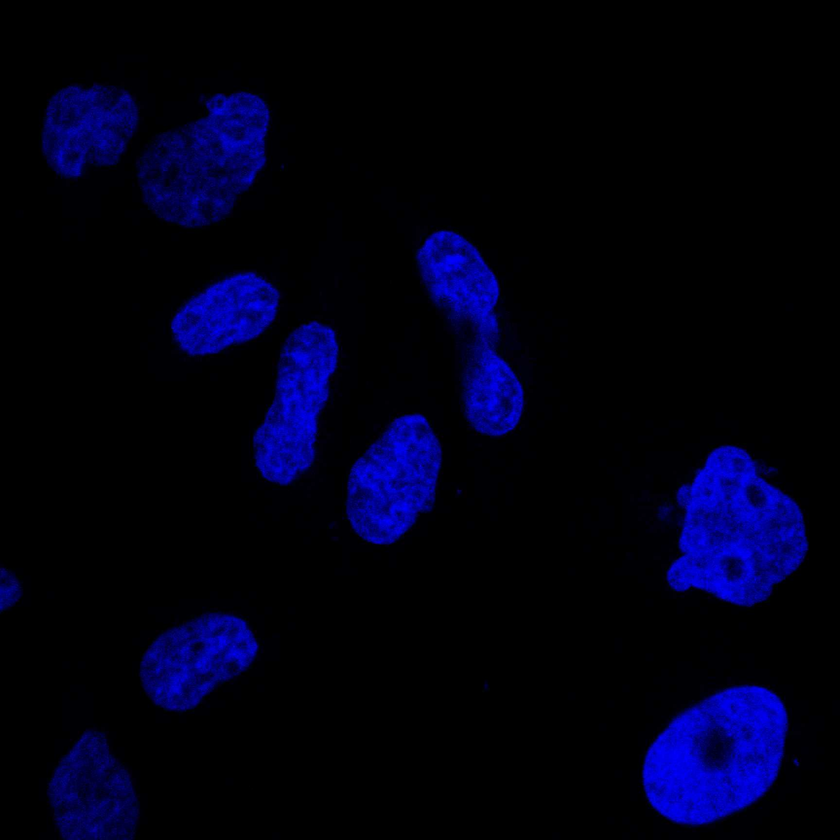
%> input picture HPA_data/IF/HPAdata/57_F11_1_blue.png, 840 x 840 px, shrunk from 1728 x 1728 before the run
$ octave --eval "result = getcellimg(imread('../../../../../../../HPA_data/IF/HPAdata/57_F11_1_blue.png'));"   (GNU Octave 9; MATLAB toolbox functions it lacks are replaced by stand-ins)
%> lines starting %> are read from the running program, lines starting %| are printed output that depends on the picture; in (x1, y1, x2, y2) boxes, pixels count from 0 and x2, y2 are one past the last pixel; in counts of white or black regions, pixels touching at a corner belong together; the program's own positions count from 1
function img = getcellimg( img)

img = imfilter(img,[3 3]);
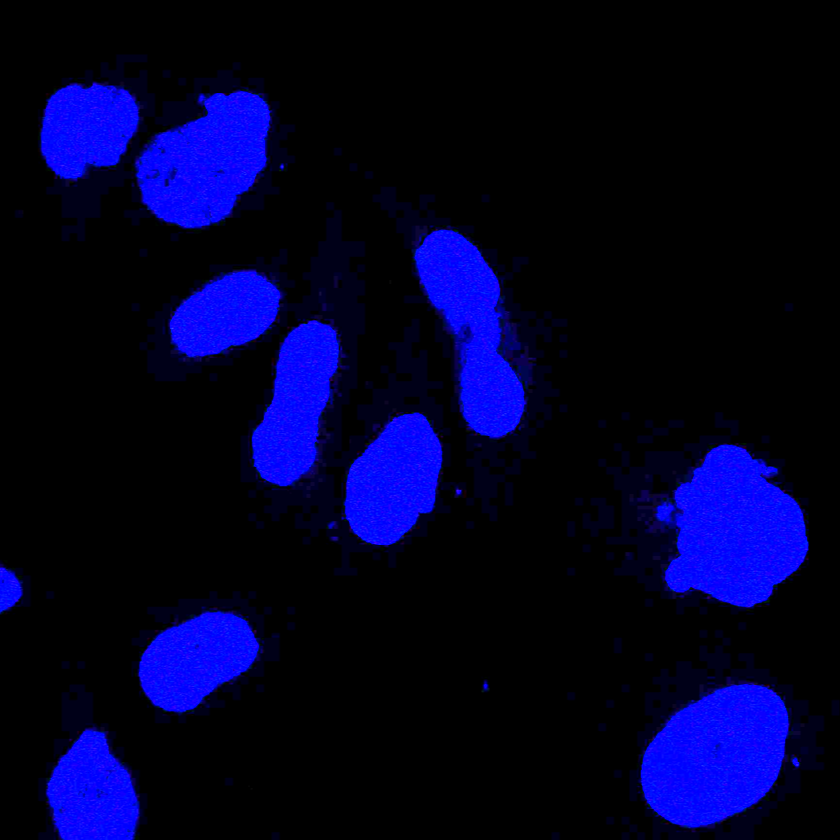
%> img: size 840x840x3 uint8; mean R, G, B 1.4, 1.1, 41

[c b] = imhist(img);
%> c = 256 values, max 1749191 at index 1, min 0 at index 2, mean 8268.8; b = 256 values from 0 to 255
[a ind] = max(c);
%> a = 1749191; ind = 1

st = ceil(std(double(img(img>min(img(:))))));
%> st = 108

% [5 lines of commented-out code are left out]

img(img>st) = st+1;
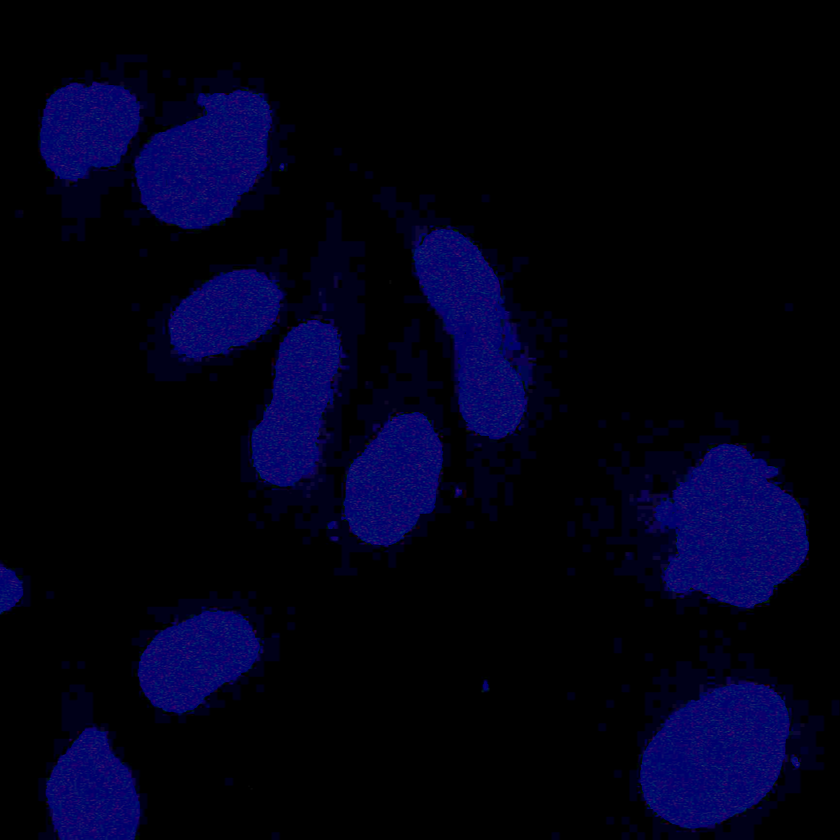
%> img: size 840x840x3 uint8; 15.03% of pixels changed, all inside (x1, y1, x2, y2) = (0, 82, 809, 840)

$ run again, on HPA_data/IF/HPAdata/57_F11_1_green.png
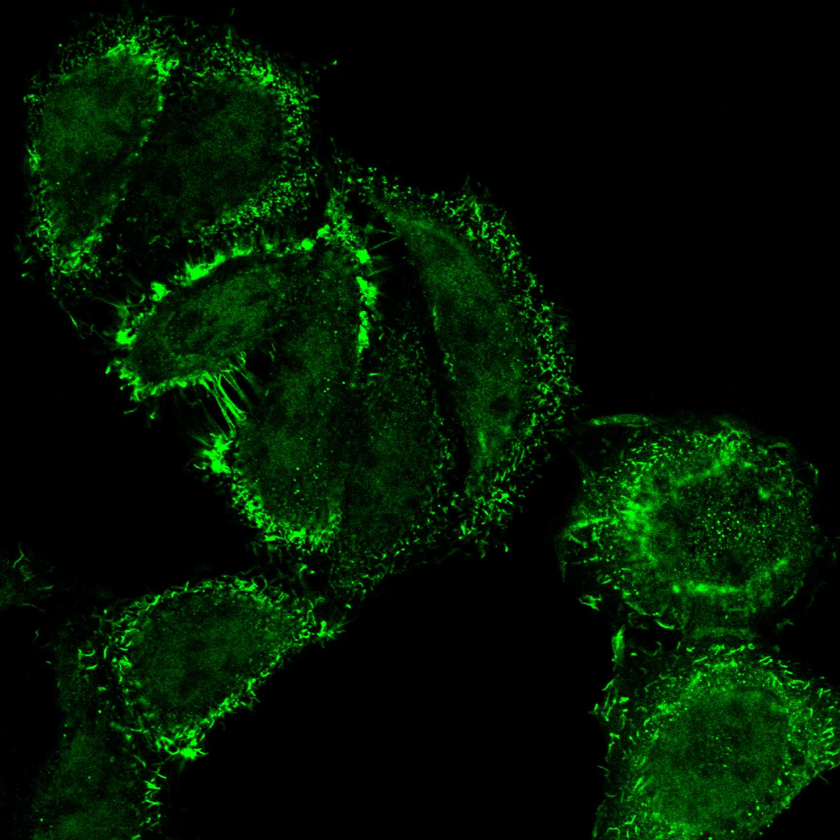
%> input picture HPA_data/IF/HPAdata/57_F11_1_green.png, 840 x 840 px, shrunk from 1728 x 1728 before the run
%> in getcellimg, `img = imfilter(img,[3 3]);`:
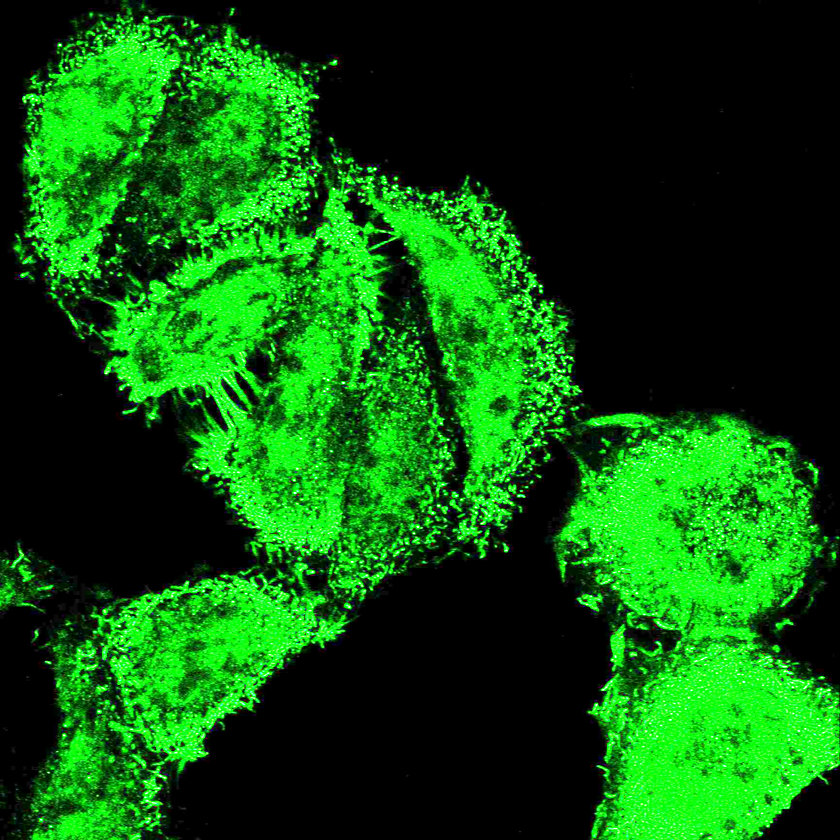
%> img: size 840x840x3 uint8; mean R, G, B 12.1, 85, 12.6
%> c = 256 values, max 1139688 at index 1, min 0 at index 2, mean 8268.8; b = 256 values from 0 to 255
%> a = 1139688; ind = 1
%> st = 89
%> in getcellimg, `img(img>st) = st+1;`:
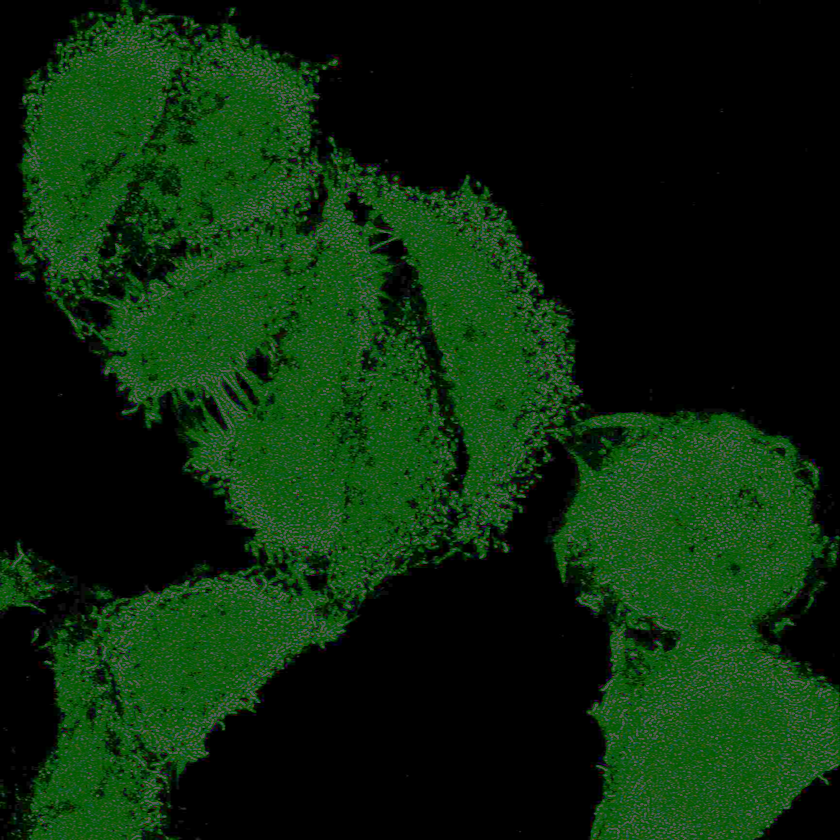
%> img: size 840x840x3 uint8; mean R, G, B 11.3, 39.8, 11.7

$ run again, on HPA_data/IF/HPAdata/57_F11_1_red.png
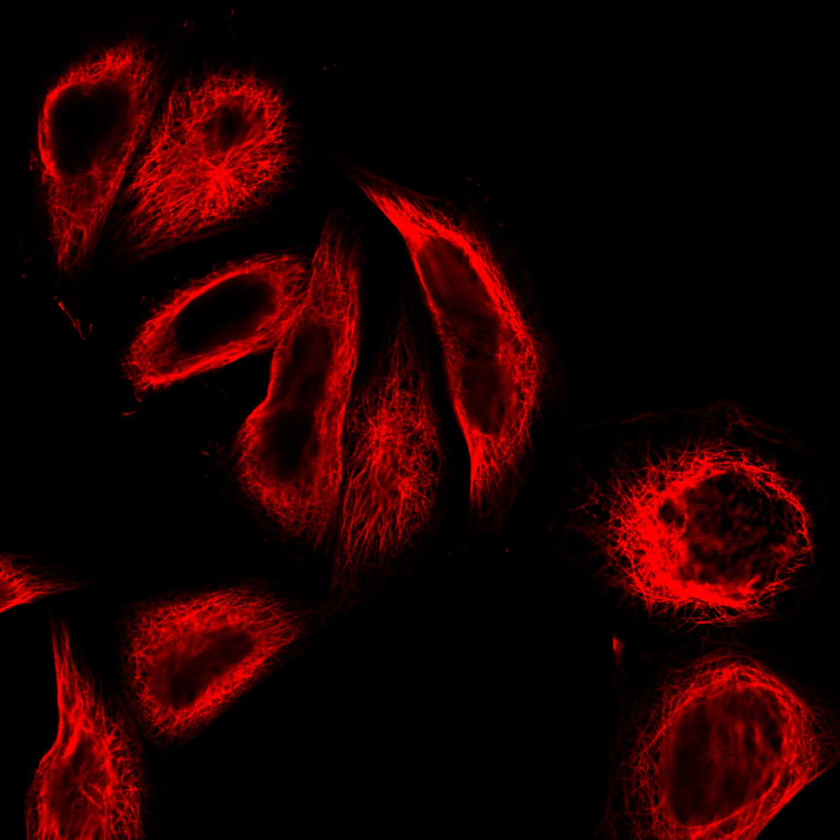
%> input picture HPA_data/IF/HPAdata/57_F11_1_red.png, 840 x 840 px, shrunk from 1728 x 1728 before the run
%> in getcellimg, `img = imfilter(img,[3 3]);`:
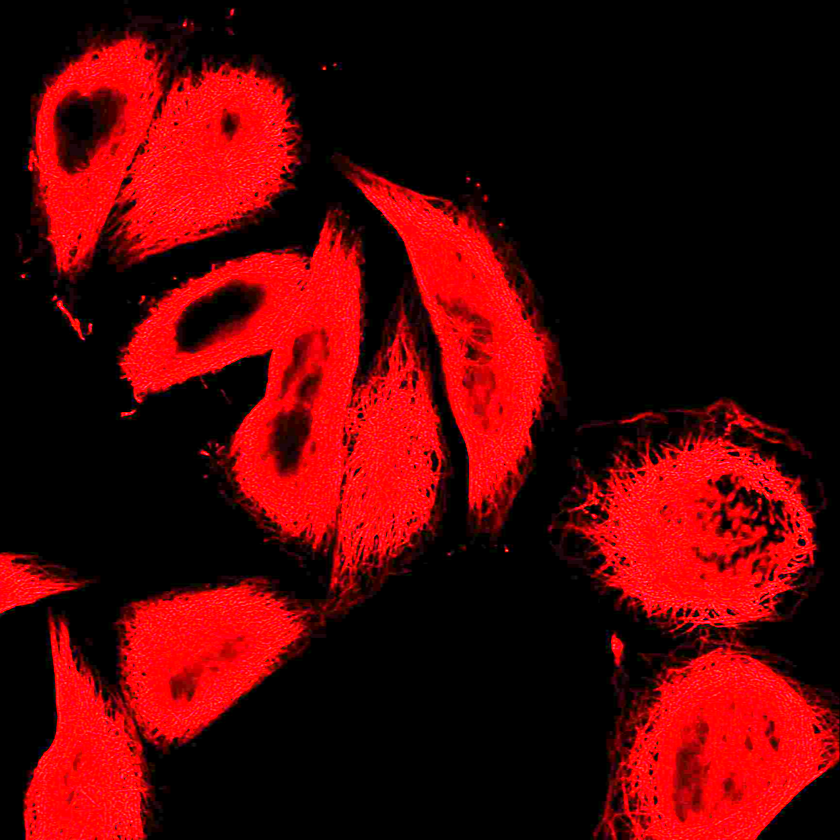
%> img: size 840x840x3 uint8; mean R, G, B 78.9, 4.2, 5.2
%> c = 256 values, max 1404766 at index 1, min 0 at index 2, mean 8268.8; b = 256 values from 0 to 255
%> a = 1404766; ind = 1
%> st = 104
%> in getcellimg, `img(img>st) = st+1;`:
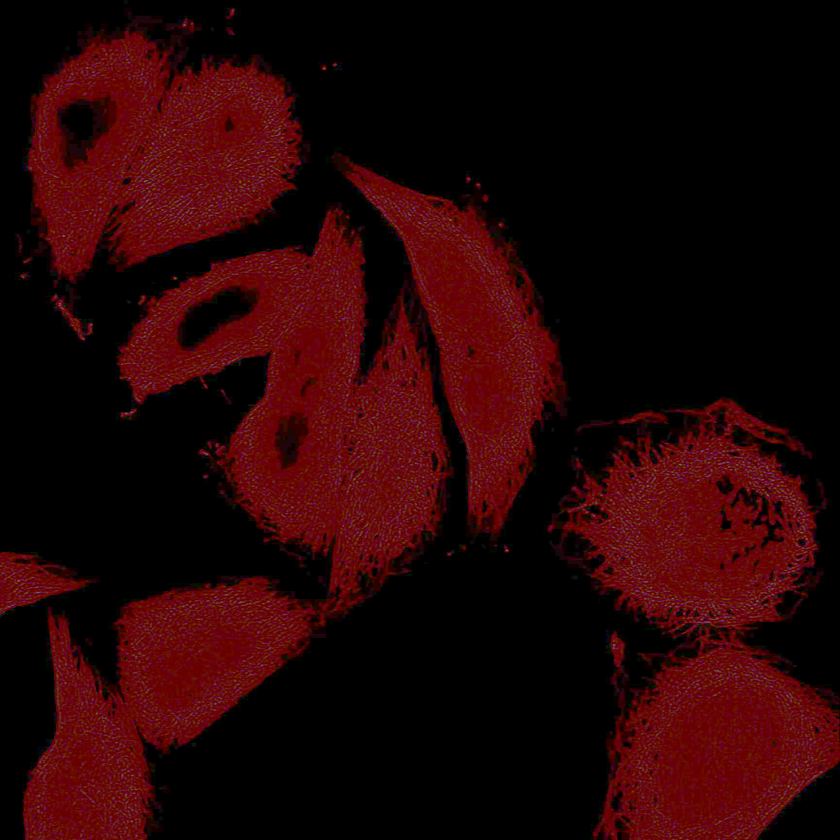
%> img: size 840x840x3 uint8; mean R, G, B 37.8, 4.2, 5.2

$ run again, on HPA_data/IF/HPAdata/57_F11_1_yellow.png
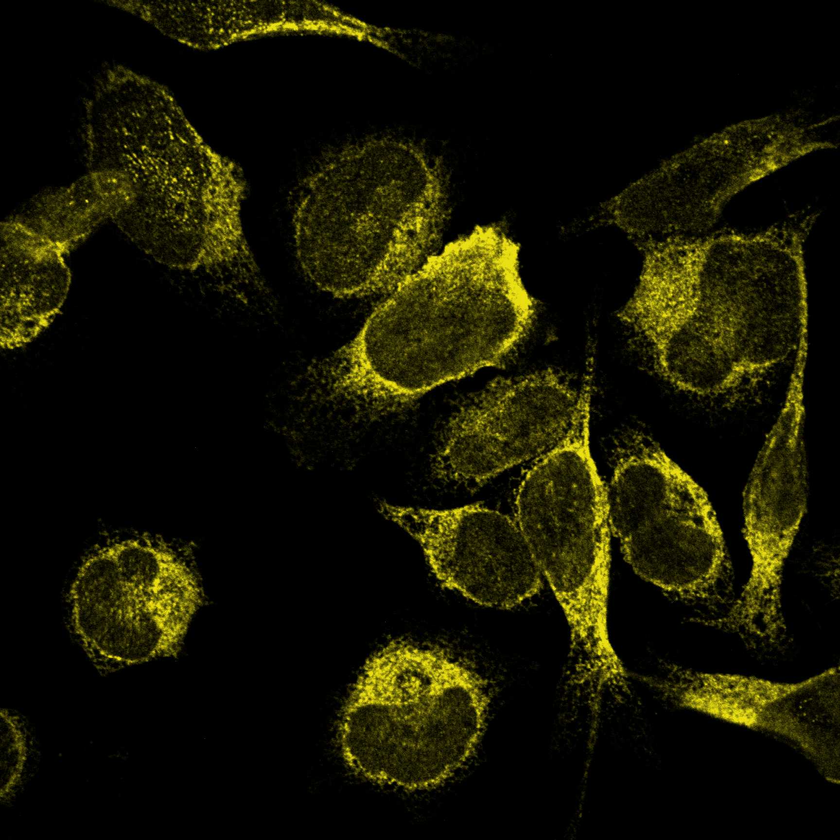
%> input picture HPA_data/IF/HPAdata/57_F11_1_yellow.png, 840 x 840 px, shrunk from 1728 x 1728 before the run
%> in getcellimg, `img = imfilter(img,[3 3]);`:
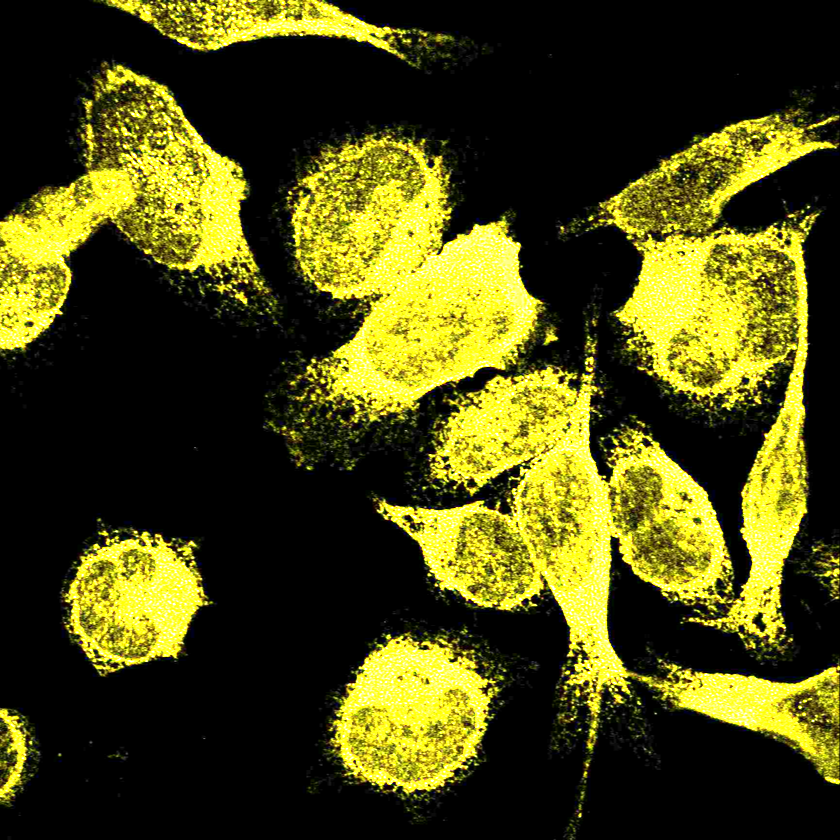
%> img: size 840x840x3 uint8; mean R, G, B 74.9, 73.5, 18.4
%> c = 256 values, max 1178338 at index 1, min 0 at index 2, mean 8268.8; b = 256 values from 0 to 255
%> a = 1178338; ind = 1
%> st = 100
%> in getcellimg, `img(img>st) = st+1;`:
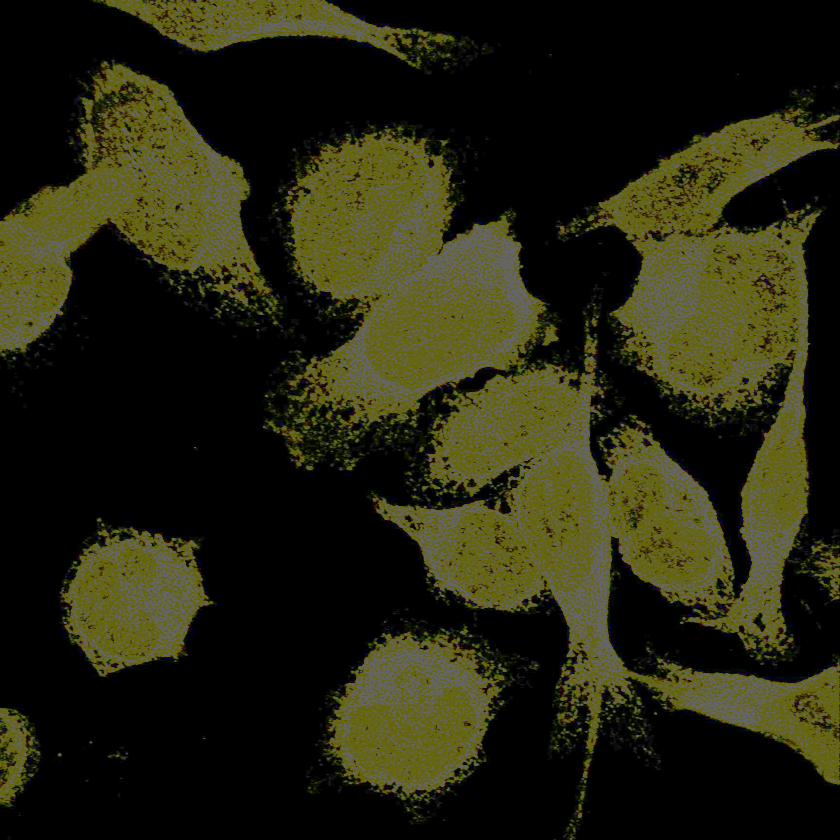
%> img: size 840x840x3 uint8; mean R, G, B 37, 36.8, 16.2
